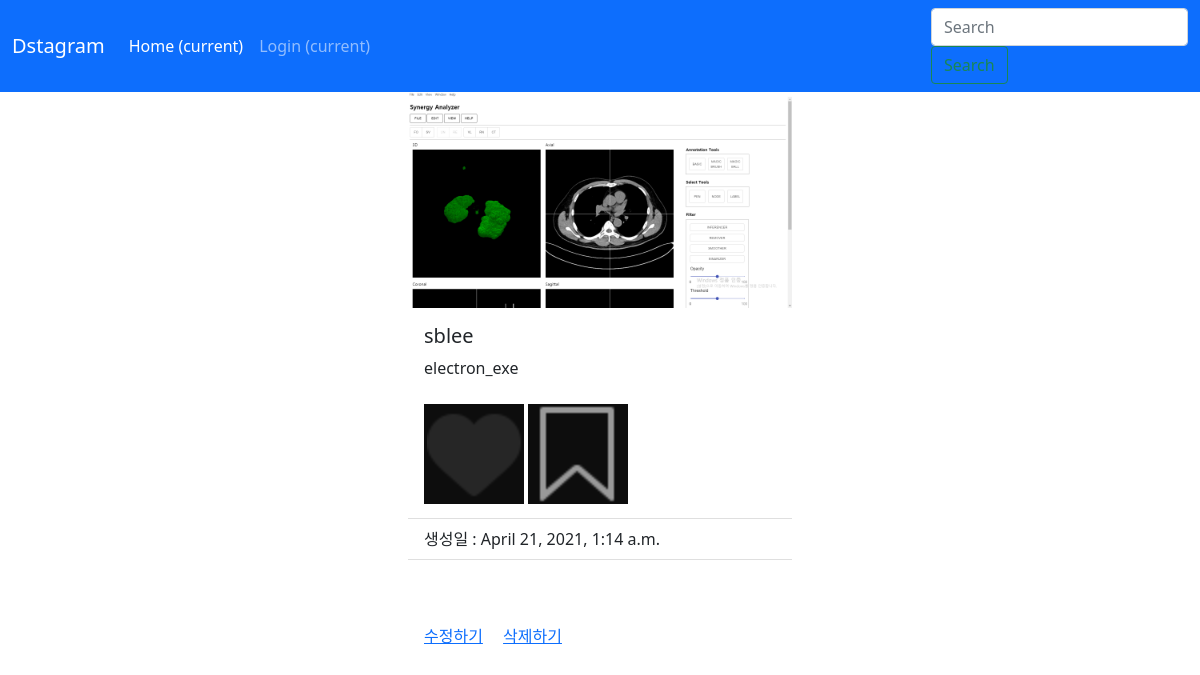
The page /detail/2/ on the database its author committed.
### photo/models.py (models this page shows, shortened)
class Photo(models.Model):
    author = models.ForeignKey(User, on_delete=models.CASCADE, related_name='user')
    text = models.TextField(blank=True)
    image = models.ImageField(upload_to='timeline_photo/%Y/%m/%d')
    created = models.DateTimeField(auto_now_add=True)
    updated = models.DateTimeField(auto_now=True)
    like = models.ManyToManyField(User, related_name='like_post', blank=True)
    favorite = models.ManyToManyField(User, related_name='favorite_post', blank=True)
    class Meta:
        ordering = ['-created']

### photo/views.py (the view)
# urls.py: path("detail/<int:pk>/", PhotoDetail.as_view(), name='detail'),
class PhotoDetail(DetailView):
    model = Photo
    template_name_suffix = '_detail'

### photo/templates/photo/photo_detail.html (shortened to what this page needs)
{% extends 'base.html' %}
{% block content %}
    <div class="row">
        <div class="col"></div>
        <div class="col-12 col-xl-4 col-md-4">
            <img src="{{ object.image.url }}" class="card-img-top" alt="..."/>
            <div class="card-body">
                <h5 class="card-title">{{ object.author }}</h5>
                <p class="card-text">{{ object.text }}</p>
            </div>
            <ul class="list-group list-group-flush">
                <li class="list-group-item">
                    <a href="{% url 'photo:like' object.id %}" class="float-left btn-like {% if user in object.like.all %} active {% endif %}">좋아요!</a>
                    <a href="{% url 'photo:favorite' object.id %}" class="float-right btn-favorite {% if user in object.favorite.all %} active {% endif %}">저장하기!</a>
                </li>
                <li class="list-group-item">생성일 : {{ object.created }}</li>
                <li class="list-group-item">
                    {% load disqus_tags %}
                    <div class="card-body">
                    </div>
                </li>
            </ul>
            <div class="card-body">
                <a href="{% url 'photo:update' object.id %}" class="card-link">수정하기</a>
                <a href="{% url 'photo:delete' object.id %}" class="card-link">삭제하기</a>
            </div>
        </div>
        <div class="col"></div>
    </div>
{% endblock %}

### rows shown on the page
Photo: image (picture), author "sblee", text "electron_exe", created "April 21, 2021, 1:14 a.m."
